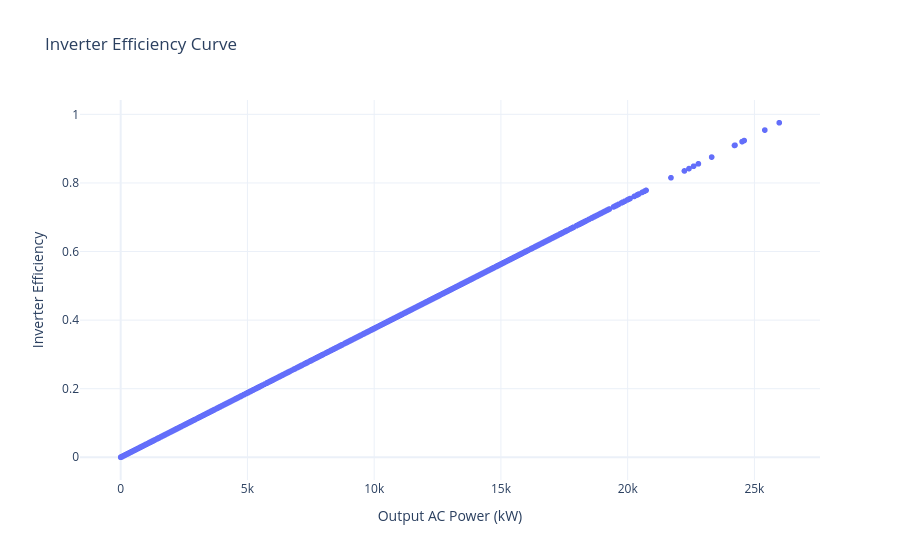

The notebook cell saved with this chart:
### Code cell
active_inverter = solar_data[(solar_data['DC_POWER(kW)'] > 0) & (solar_data['INVERTOR_EFFICIENCY'] > 0)]

fig_inv = px.scatter(
    active_inverter, 
    x='AC_POWER(kW)', 
    y='INVERTOR_EFFICIENCY', 
    title='Inverter Efficiency Curve',
    labels={'AC_POWER(kW)': 'Output AC Power (kW)', 'INVERTOR_EFFICIENCY': 'Inverter Efficiency'},
    template='plotly_white'
)
fig_inv.show()

### Figure 1 — Plotly figure (JSON) as saved in the notebook; plotly's stock layout.template omitted (floating-point values rounded to 4 significant figures; data arrays with more than 128 entries replaced by an {"elided": "..."} marker saying what was removed)
{"data": [{"hovertemplate": "Output AC Power (kW)=%{x}<br>Inverter Efficiency=%{y}<extra></extra>", "legendgroup": "", "marker": {"color": "#636efa", "symbol": "circle"}, "mode": "markers", "name": "", "showlegend": false, "type": "scattergl", "x": {"elided": "1722 float values"}, "xaxis": "x", "y": {"elided": "1722 float values"}, "yaxis": "y"}], "layout": {"legend": {"tracegroupgap": 0}, "title": {"text": "Inverter Efficiency Curve"}, "xaxis": {"anchor": "y", "domain": [0, 1], "title": {"text": "Output AC Power (kW)"}}, "yaxis": {"anchor": "x", "domain": [0, 1], "title": {"text": "Inverter Efficiency"}}}}
